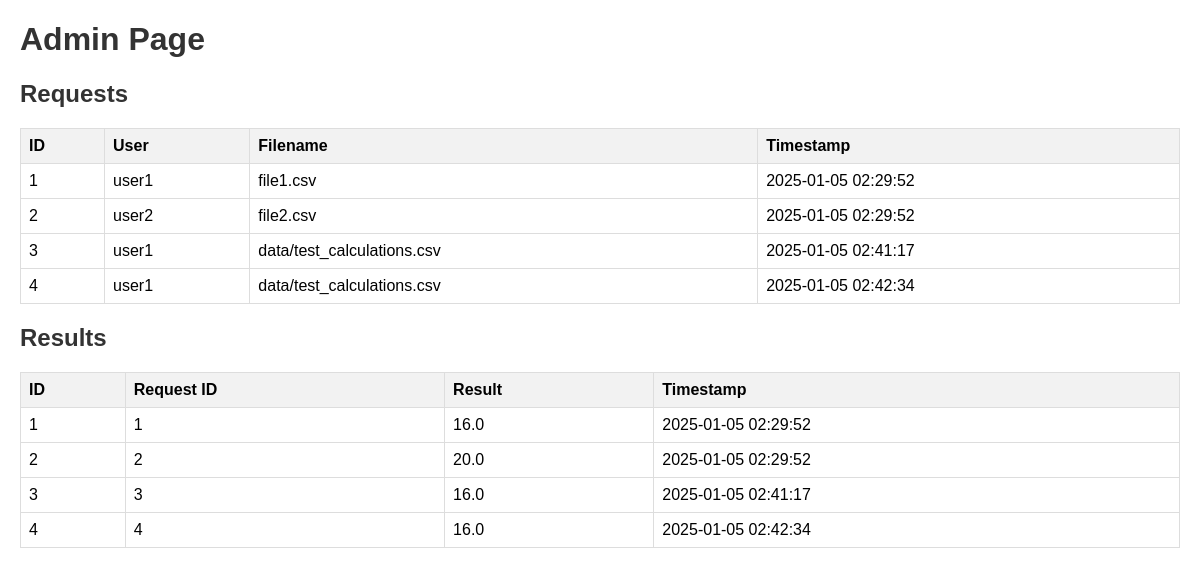
The page /admin on the database its author committed.
### app/models.py (models this page shows)
class Request(db.Model):
    __tablename__ = "requests"
    id = db.Column(db.Integer, primary_key=True)
    user = db.Column(db.String(80), nullable=False)
    filename = db.Column(db.String(120), nullable=False)
    timestamp = db.Column(db.DateTime, default=db.func.current_timestamp())

class Result(db.Model):
    __tablename__ = "results"
    id = db.Column(db.Integer, primary_key=True)
    request_id = db.Column(db.Integer, db.ForeignKey("requests.id"), nullable=False)
    result = db.Column(db.Float, nullable=False)
    timestamp = db.Column(db.DateTime, default=db.func.current_timestamp())

### app/__init__.py (the view)
    @app.route("/admin")
    def admin():
        from app.models import Request, Result
        requests = Request.query.all()
        results = Result.query.all()
        data_dir = os.path.join(os.path.abspath(os.path.dirname(__file__)), "data")
        calculations = []
        filepath = os.path.join(data_dir, "test_calculations.csv")
        if os.path.exists(filepath):
            with open(filepath, newline="") as csvfile:
                reader = csv.reader(csvfile)
                for row in reader:
                    calculations.append(row)
        calculation_result = None
        if os.path.exists(filepath):
            try:
                calculation_result = process_csv(filepath)
            except Exception as e:
                logging.error(f"Error processing CSV file: {e}")
        return render_template(
            "admin.html",
            requests=requests,
            results=results,
            calculations=calculations,
            calculation_result=calculation_result,
        )

### app/templates/admin.html (shortened to what this page needs)
<!DOCTYPE html>
<html lang="en">
<head>
    <link rel="stylesheet" href="{{ url_for('static', filename='styles.css') }}">
</head>
<body>
    <h1>Admin Page</h1>
    <h2>Requests</h2>
    <table>
        <thead>
            <tr>
                <th>ID</th>
                <th>User</th>
                <th>Filename</th>
                <th>Timestamp</th>
            </tr>
        </thead>
        <tbody>
            {% for request in requests %}
            <tr>
                <td>{{ request.id }}</td>
                <td>{{ request.user }}</td>
                <td>{{ request.filename }}</td>
                <td>{{ request.timestamp }}</td>
            </tr>
            {% endfor %}
        </tbody>
    </table>
    <h2>Results</h2>
    <table>
        <thead>
            <tr>
                <th>ID</th>
                <th>Request ID</th>
                <th>Result</th>
                <th>Timestamp</th>
            </tr>
        </thead>
        <tbody>
            {% for result in results %}
            <tr>
                <td>{{ result.id }}</td>
                <td>{{ result.request_id }}</td>
                <td>{{ result.result }}</td>
                <td>{{ result.timestamp }}</td>
            </tr>
            {% endfor %}
        </tbody>
    </table>
</body>
</html>

### app/static/styles.css (style rules this page uses)
body { font-family: Arial, sans-serif; margin: 20px; }
h1, h2 { color: #333; }
table { width: 100%; border-collapse: collapse; margin-bottom: 20px; }
table, th, td { border: 1px solid #ddd; }
th, td { padding: 8px; text-align: left; }
th { background-color: #f2f2f2; }

### rows shown on the page
Request: id "1", user "user1", filename "file1.csv", timestamp "2025-01-05 02:29:52"
Request: id "2", user "user2", filename "file2.csv", timestamp "2025-01-05 02:29:52"
Request: id "3", user "user1", filename "data/test_calculations.csv", timestamp "2025-01-05 02:41:17"
Request: id "4", user "user1", filename "data/test_calculations.csv", timestamp "2025-01-05 02:42:34"
Result: id "1", request_id "1", result "16.0", timestamp "2025-01-05 02:29:52"
Result: id "2", request_id "2", result "20.0", timestamp "2025-01-05 02:29:52"
Result: id "3", request_id "3", result "16.0", timestamp "2025-01-05 02:41:17"
Result: id "4", request_id "4", result "16.0", timestamp "2025-01-05 02:42:34"
